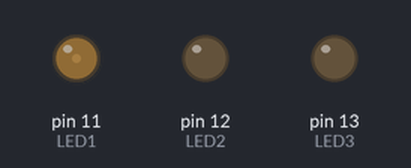
Recording of a sketch running on a simulated Arduino Uno, built with avr-gcc and run on an emulated ATmega328P. Parts: output pins drawn as LEDs (lit = HIGH).

Above: at 0.05 s.
At 0.15 s:
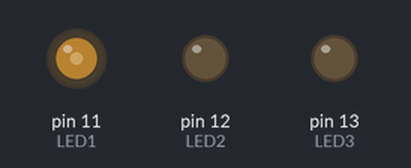
At 0.3 s:
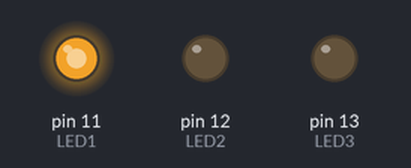
At 0.45 s:
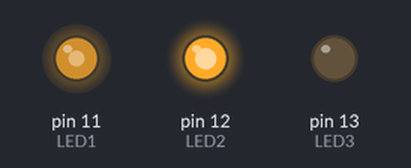
At 0.55 s:
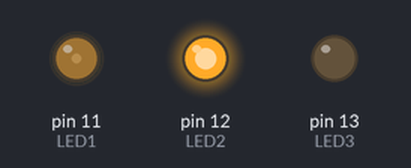
Timing chart, 0 to 3.0 s (numbered marks = the images above):
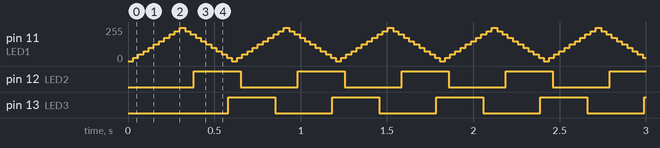

The sketch:

experimentoquatro.ino
```cpp
#define LED3 13
#define LED2 12
#define LED1 11
#define sobe 11
#define desce 22

void setup() {
  // put your setup code here, to run once:
  pinMode(LED1, OUTPUT);
  pinMode(LED2, OUTPUT);
  pinMode(LED3, OUTPUT);
  Serial.begin(115200);
}
int flag1 = sobe, flag2 = sobe, flag3 = sobe, cont_led = 0, cont1 = 0, cont2 = 0, cont3 = 0;
float tempo_alto1 = 0, tempo_baixo1 = 0, tempo_alto2 = 0, tempo_baixo2 = 0, tempo_alto3 = 0, tempo_baixo3 = 0;

void loop() {
  // put your main code here, to run repeatedly:
  delay(10);
  if(cont_led < 42){
    cont_led++;
  }
  if(cont_led > 0) {
    cont1++;
  }
  if(cont_led > 20){
    cont2++;
  }
  if(cont_led > 40){
    cont3++;
  }
  if(cont1>=3){
    cont1 = 0;
     if(flag1 == sobe){
      tempo_alto1 = tempo_alto1 + 25;
      analogWrite(LED1, tempo_alto1);
      if(tempo_alto1 >= 250){
        flag1 = desce;
      }
    }else{
      tempo_alto1 = tempo_alto1 - 25;
      analogWrite(LED1, tempo_alto1);
      if(tempo_alto1 <= 0){
        flag1 = sobe;
      }
    }
  }
  if(cont2>=3){
    cont2 = 0;
     if(flag2 == sobe){
      tempo_alto2 = tempo_alto2 + 25;
      analogWrite(LED2, tempo_alto2);
      if(tempo_alto2 >= 250){
        flag2 = desce;
      }
    }else{
      tempo_alto2 = tempo_alto2 - 25;
      analogWrite(LED2, tempo_alto2);
      if(tempo_alto2 <= 0){
        flag2 = sobe;
      }
    }
  }
  if(cont3>=3){
    cont3 = 0;
     if(flag3 == sobe){
      tempo_alto3 = tempo_alto3 + 25;
      analogWrite(LED3, tempo_alto3);
      if(tempo_alto3 >= 250){
        flag3 = desce;
      }
    }else{
      tempo_alto3 = tempo_alto3 - 25;
      analogWrite(LED3, tempo_alto3);
      if(tempo_alto3 <= 0){
        flag3 = sobe;
      }
    }
  }
}
```

Measured:
- by itself, pin 12 (LED2), pin 13 (LED3): alternates HIGH for 0.27 s and LOW for 0.33 s
